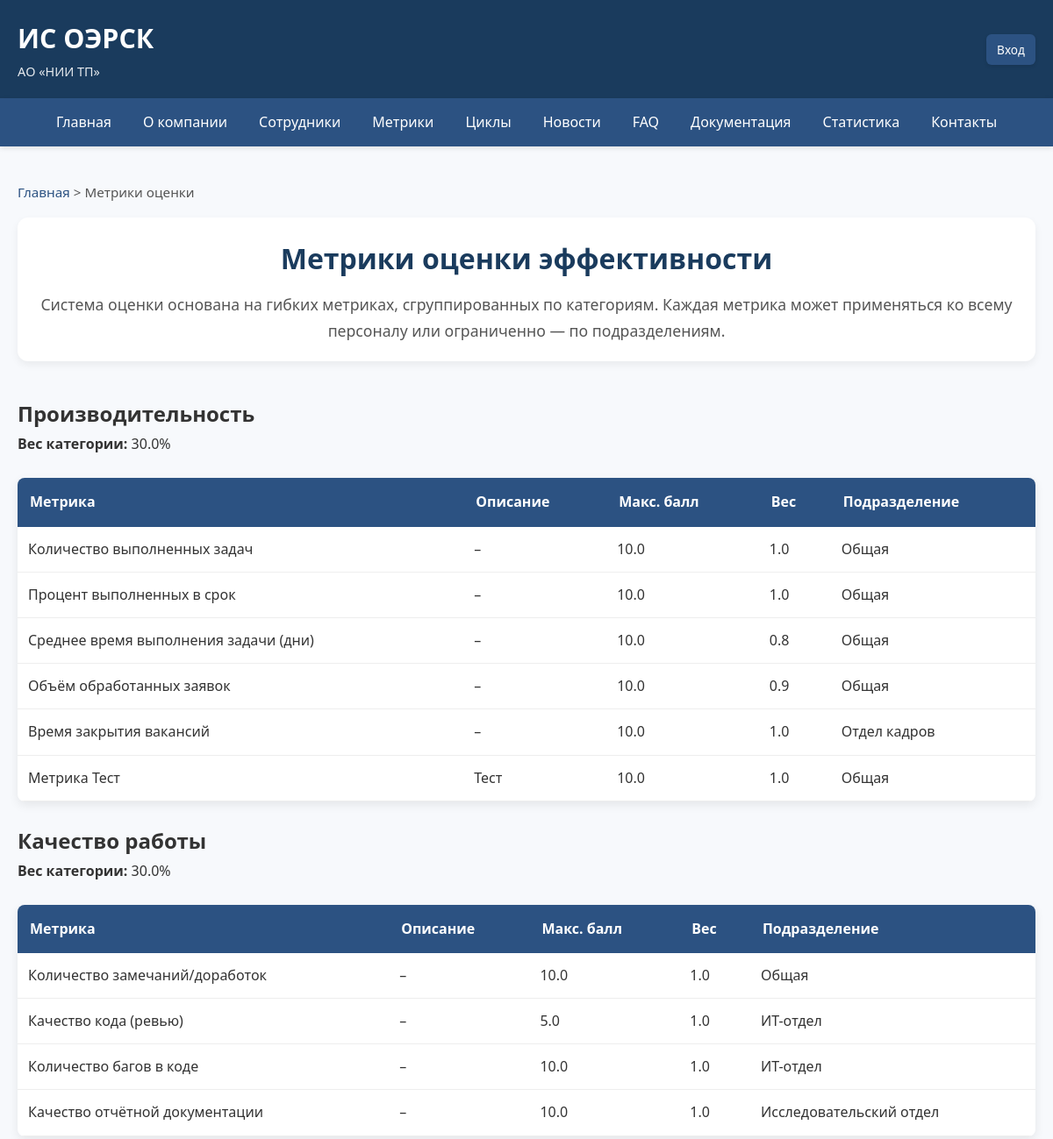
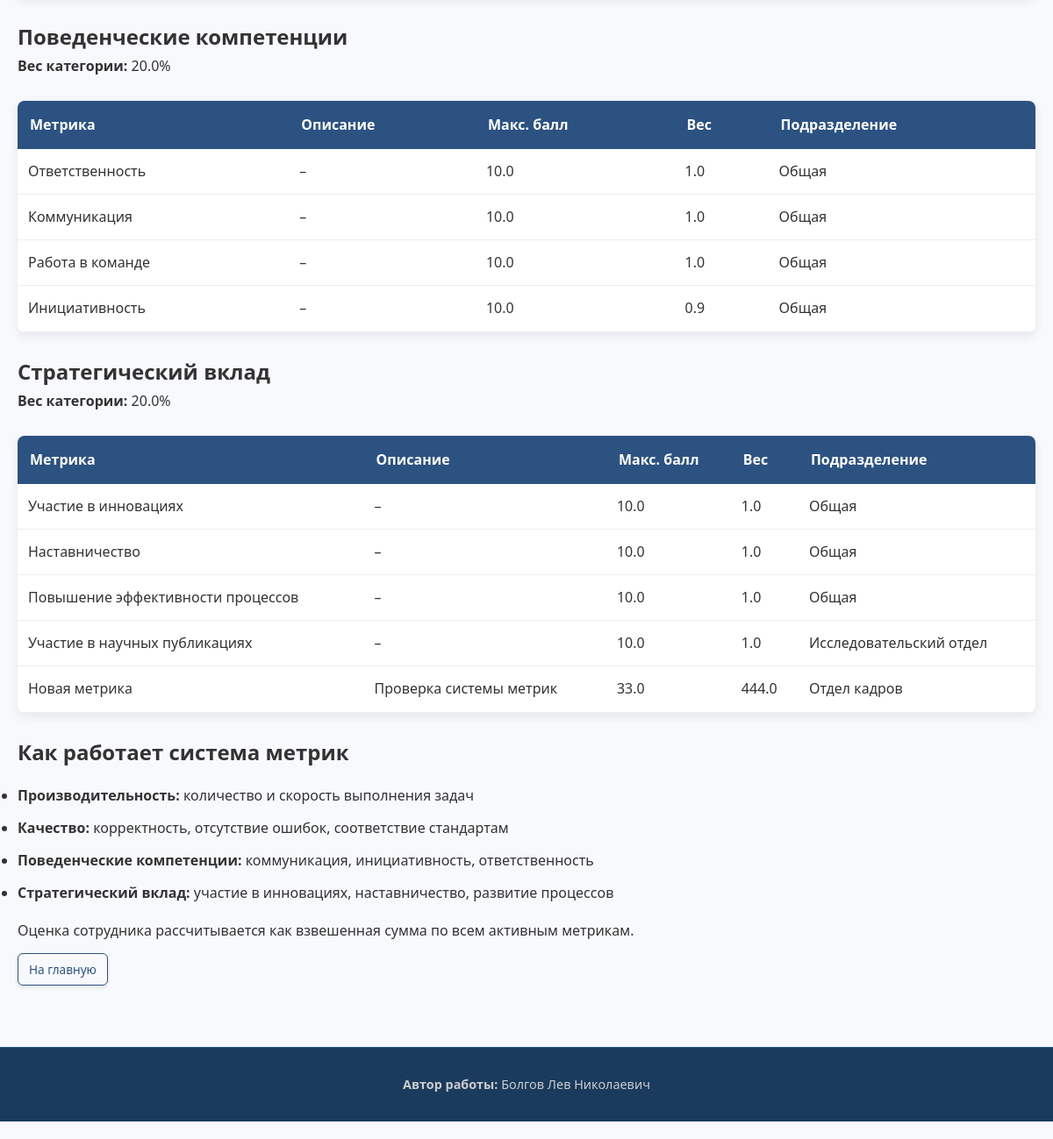
The app's page /metrics with its own data (2 pictures, top to bottom).
### app/models.py (models this page shows)
class MetricCategory(db.Model):
    __tablename__ = 'metric_categories'
    id = db.Column(db.Integer, primary_key=True)
    name = db.Column(db.String(50), nullable=False)
    description = db.Column(db.Text)
    weight = db.Column(db.Float, default=0.25)

class PerformanceMetric(db.Model):
    __tablename__ = 'performance_metrics'
    id = db.Column(db.Integer, primary_key=True)
    name = db.Column(db.String(150), nullable=False)
    description = db.Column(db.Text)
    category_id = db.Column(db.Integer, db.ForeignKey('metric_categories.id'), nullable=False)
    category = db.relationship('MetricCategory')
    max_score = db.Column(db.Float, default=10.0)
    scale_type = db.Column(db.String(20), default='10-point')
    department_id = db.Column(db.Integer, db.ForeignKey('departments.id'))
    is_active = db.Column(db.Boolean, default=True)
    weight = db.Column(db.Float, default=1.0)
    department = db.relationship('Department', backref='custom_metrics')
    exclusions = db.relationship('MetricExclusion', backref='metric', cascade="all, delete-orphan")

class Department(db.Model):
    __tablename__ = 'departments'
    id = db.Column(db.Integer, primary_key=True)
    name = db.Column(db.String(100), nullable=False, unique=True)
    description = db.Column(db.Text)

### app/views.py (the view)
@views.route('/metrics')
def metrics():
    categories = MetricCategory.query.all()
    metrics = PerformanceMetric.query.filter_by(is_active=True).all()
    breadcrumbs = [("Главная", url_for('views.index')), ("Метрики оценки", url_for('views.metrics'))]
    return render_with_breadcrumbs('metrics.html', breadcrumbs, categories=categories, metrics=metrics)

### app/views.py (called while the page is built)
def render_with_breadcrumbs(template, breadcrumbs, **context):
    return render_template(template, breadcrumbs=breadcrumbs, **context)

### app/templates/metrics.html (shortened to what this page needs)
{% extends "base.html" %}
{% block content %}
<div class="page-header">
    <h1>Метрики оценки эффективности</h1>
    <p class="lead">
        Система оценки основана на гибких метриках, сгруппированных по категориям.
        Каждая метрика может применяться ко всему персоналу или ограниченно — по подразделениям.
    </p>
</div>
{% for category in categories %}
<div class="section">
    <h2>{{ category.name }}</h2>
    <p><strong>Вес категории:</strong> {{ "%.1f"|format(category.weight * 100) }}%</p>
    {% set category_metrics = metrics | selectattr('category_id', 'equalto', category.id) | list %}
    {% if category_metrics %}
    <table>
        <thead>
            <tr>
                <th>Метрика</th>
                <th>Описание</th>
                <th>Макс. балл</th>
                <th>Вес</th>
                <th>Подразделение</th>
            </tr>
        </thead>
        <tbody>
            {% for m in category_metrics %}
            <tr>
                <td>{{ m.name }}</td>
                <td>{{ m.description or '–' }}</td>
                <td>{{ m.max_score }}</td>
                <td>{{ "%.1f"|format(m.weight) }}</td>
                <td>
                    {% if m.department %}
                        <span class="badge">{{ m.department.name }}</span>
                    {% else %}
                        <span class="badge badge-secondary">Общая</span>
                    {% endif %}
                </td>
            </tr>
            {% endfor %}
        </tbody>
    </table>
    {% else %}
    <p class="text-muted">Метрики в этой категории отсутствуют.</p>
    {% endif %}
</div>
{% endfor %}
<div class="section">
    <h2>Как работает система метрик</h2>
    <ul class="styled-list">
        <li><strong>Производительность:</strong> количество и скорость выполнения задач</li>
        <li><strong>Качество:</strong> корректность, отсутствие ошибок, соответствие стандартам</li>
        <li><strong>Поведенческие компетенции:</strong> коммуникация, инициативность, ответственность</li>
        <li><strong>Стратегический вклад:</strong> участие в инновациях, наставничество, развитие процессов</li>
    </ul>
    <p>Оценка сотрудника рассчитывается как взвешенная сумма по всем активным метрикам.</p>
</div>
<div class="action-buttons">
    <a href="{{ url_for('views.index') }}" class="btn btn-outline">На главную</a>
</div>
{% endblock %}

### app/static/styles.css (style rules this page uses)
* { margin: 0; padding: 0; box-sizing: border-box; }
body { font-family: 'Segoe UI', Tahoma, Geneva, Verdana, sans-serif; line-height: 1.7; color: #333; background-color: #f7f9fc; padding-bottom: 20px; }
.btn { display: inline-block; padding: 10px 18px; background: #2c5282; color: white; border: none; border-radius: 6px; text-decoration: none; font-size: 0.95em; font-weight: 500; cursor: pointer; transition: all 0.3s ease; box-shadow: 0 2px 4px rgba(0, 0, 0, 0.1); }
.btn-outline { background: transparent; border: 1px solid #2c5282; color: #2c5282; }
table { width: 100%; border-collapse: collapse; margin: 25px 0; background: white; border-radius: 8px; overflow: hidden; box-shadow: 0 4px 12px rgba(0, 0, 0, 0.08); }
table th { background: #2c5282; color: white; padding: 14px; text-align: left; font-weight: 600; }
table td { padding: 12px; border-bottom: 1px solid #eee; }
.action-buttons { display: flex; gap: 10px; margin-top: 12px; }
.action-buttons .btn { padding: 6px 12px; font-size: 0.85em; }
.page-header { text-align: center; margin-bottom: 40px; padding: 20px; background: white; border-radius: 12px; box-shadow: 0 4px 10px rgba(0, 0, 0, 0.06); }
.page-header h1 { color: #1a3b5d; font-size: 2em; margin-bottom: 10px; }
.page-header .lead { color: #555; font-size: 1.1em; }
.styled-list { margin: 15px 0; line-height: 1.8; }
.styled-list li { margin-bottom: 8px; }

### records on screen
MetricCategory: name "Производительность", category.weight*100 "30.0"
PerformanceMetric: name "Количество выполненных задач", description "–", max_score "10.0", weight "1.0", shows "Общая"
PerformanceMetric: name "Процент выполненных в срок", description "–", max_score "10.0", weight "1.0", shows "Общая"
PerformanceMetric: name "Среднее время выполнения задачи (дни)", description "–", max_score "10.0", weight "0.8", shows "Общая"
PerformanceMetric: name "Объём обработанных заявок", description "–", max_score "10.0", weight "0.9", shows "Общая"
PerformanceMetric: name "Время закрытия вакансий", description "–", max_score "10.0", weight "1.0", department.name "Отдел кадров"
PerformanceMetric: name "Метрика Тест", description "Тест", max_score "10.0", weight "1.0", shows "Общая"
MetricCategory: name "Качество работы", category.weight*100 "30.0"
PerformanceMetric: name "Количество замечаний/доработок", description "–", max_score "10.0", weight "1.0", shows "Общая"
PerformanceMetric: name "Качество кода (ревью)", description "–", max_score "5.0", weight "1.0", department.name "ИТ-отдел"
PerformanceMetric: name "Количество багов в коде", description "–", max_score "10.0", weight "1.0", department.name "ИТ-отдел"
PerformanceMetric: name "Качество отчётной документации", description "–", max_score "10.0", weight "1.0", department.name "Исследовательский отдел"
MetricCategory: name "Поведенческие компетенции", category.weight*100 "20.0"
PerformanceMetric: name "Ответственность", description "–", max_score "10.0", weight "1.0", shows "Общая"
PerformanceMetric: name "Коммуникация", description "–", max_score "10.0", weight "1.0", shows "Общая"
PerformanceMetric: name "Работа в команде", description "–", max_score "10.0", weight "1.0", shows "Общая"
PerformanceMetric: name "Инициативность", description "–", max_score "10.0", weight "0.9", shows "Общая"
MetricCategory: name "Стратегический вклад", category.weight*100 "20.0"
PerformanceMetric: name "Участие в инновациях", description "–", max_score "10.0", weight "1.0", shows "Общая"
PerformanceMetric: name "Наставничество", description "–", max_score "10.0", weight "1.0", shows "Общая"
PerformanceMetric: name "Повышение эффективности процессов", description "–", max_score "10.0", weight "1.0", shows "Общая"
PerformanceMetric: name "Участие в научных публикациях", description "–", max_score "10.0", weight "1.0", department.name "Исследовательский отдел"
PerformanceMetric: name "Новая метрика", description "Проверка системы метрик", max_score "33.0", weight "444.0", department.name "Отдел кадров"

### other values on screen
{{ crumb[0] }} "Главная"
{{ crumb[0] }} "Метрики оценки"
